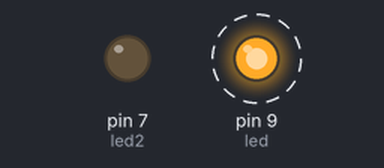
Simulated run of this sketch. Board: Arduino Uno, built with avr-gcc and run on an emulated ATmega328P. On the bench: output pins drawn as LEDs (lit = HIGH). Dashed ring = blinking.

Above: at 0.09 s.
At 2.7 s:
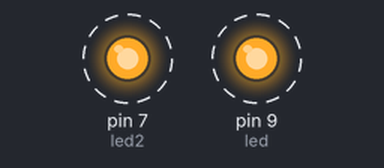
Timing chart, 0 to 3.0 s (numbered marks = the images above):
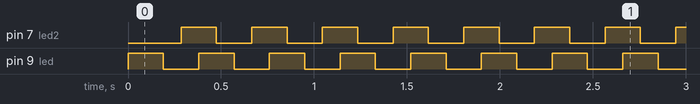

Measured:
- by itself, pin 7 (led2), pin 9 (led): alternates HIGH for 0.19 s and LOW for 0.19 s

The sketch:

ledledled.ino
```cpp
/*
 * ACENDE LEDES
 * ============
 *
 * AUTORES: EUZEBIO E LAURA
 * ------------------------
 *
 * 31/03/2019
 */

int led = 9;
int led2 = 7;
void setup() {
  pinMode(led, OUTPUT);
  pinMode(led2, OUTPUT);
}
void loop() {
  digitalWrite(led, HIGH);
  delay(95);
  digitalWrite(led2, LOW);
  delay(95);
  digitalWrite(led, LOW);
  delay(95);
  digitalWrite(led2, HIGH);
  delay(95);
}
```
